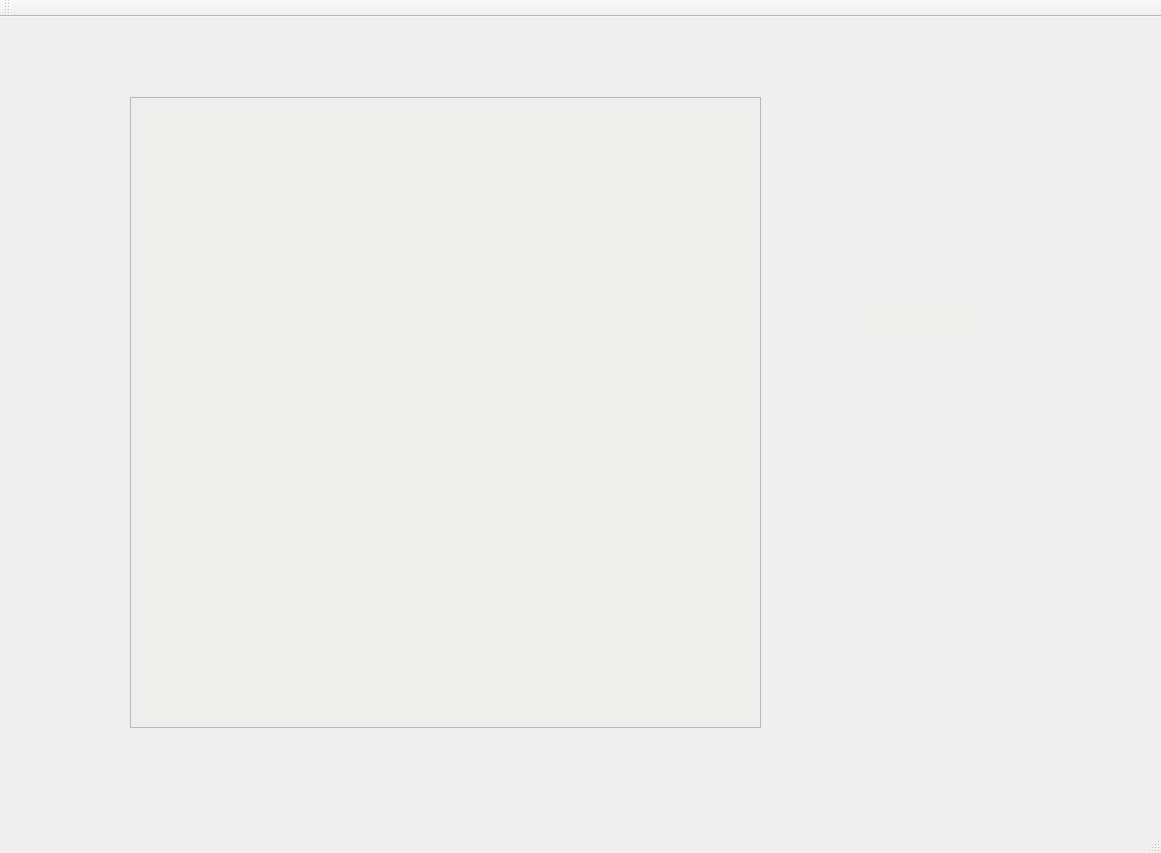
<?xml version="1.0" encoding="UTF-8"?>
<ui version="4.0">
 <class>MainWindow</class>
 <widget class="QMainWindow" name="MainWindow">
  <property name="geometry">
   <rect>
    <x>0</x>
    <y>0</y>
    <width>1161</width>
    <height>853</height>
   </rect>
  </property>
  <property name="windowTitle">
   <string>MainWindow</string>
  </property>
  <widget class="QWidget" name="centralWidget">
   <widget class="track_mouse" name="graphicsView">
    <property name="geometry">
     <rect>
      <x>130</x>
      <y>80</y>
      <width>631</width>
      <height>631</height>
     </rect>
    </property>
    <property name="styleSheet">
     <string notr="true">background-color: rgb(238, 238, 236);</string>
    </property>
   </widget>
   <widget class="QLabel" name="label">
    <property name="geometry">
     <rect>
      <x>860</x>
      <y>280</y>
      <width>131</width>
      <height>41</height>
     </rect>
    </property>
    <property name="styleSheet">
     <string notr="true">background-color: rgb(238, 238, 236);</string>
    </property>
    <property name="text">
     <string/>
    </property>
   </widget>
   <widget class="QLabel" name="label_2">
    <property name="geometry">
     <rect>
      <x>156</x>
      <y>106</y>
      <width>591</width>
      <height>481</height>
     </rect>
    </property>
    <property name="text">
     <string>TextLabel</string>
    </property>
   </widget>
   <widget class="QLabel" name="label_3">
    <property name="geometry">
     <rect>
      <x>136</x>
      <y>86</y>
      <width>621</width>
      <height>521</height>
     </rect>
    </property>
    <property name="text">
     <string>TextLabel</string>
    </property>
   </widget>
   <zorder>label_2</zorder>
   <zorder>label_3</zorder>
   <zorder>graphicsView</zorder>
   <zorder>label</zorder>
  </widget>
  <widget class="QMenuBar" name="menuBar">
   <property name="geometry">
    <rect>
     <x>0</x>
     <y>0</y>
     <width>1161</width>
     <height>22</height>
    </rect>
   </property>
  </widget>
  <widget class="QToolBar" name="mainToolBar">
   <attribute name="toolBarArea">
    <enum>TopToolBarArea</enum>
   </attribute>
   <attribute name="toolBarBreak">
    <bool>false</bool>
   </attribute>
  </widget>
  <widget class="QStatusBar" name="statusBar"/>
 </widget>
 <layoutdefault spacing="6" margin="11"/>
 <customwidgets>
  <customwidget>
   <class>track_mouse</class>
   <extends>QGraphicsView</extends>
   <header location="global">track_mouse.h</header>
  </customwidget>
 </customwidgets>
 <resources/>
 <connections/>
</ui>
